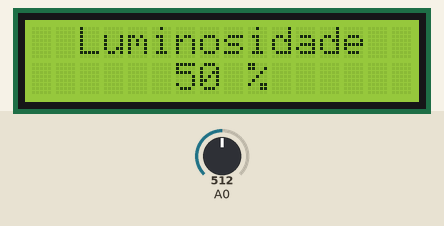
Simulated run of this sketch. Board: Arduino Uno, built with avr-gcc and run on an emulated ATmega328P. Parts: 16×2 character LCD. The inputs (shaded band) are chosen by the test bench; at power-on: A0 = 512.

Above: at 1.2 s.
1.3 s: A0 set to 716
At 2.4 s:
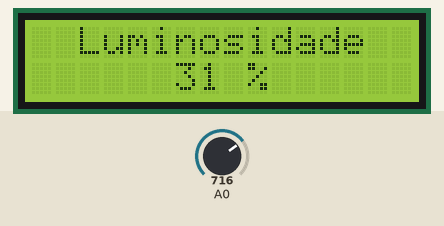
3.0 s: A0 set to 900
At 3.8 s:
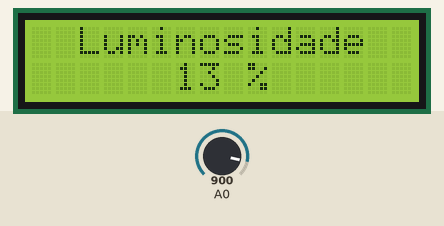
4.6 s: A0 set to 1023
At 5.2 s:
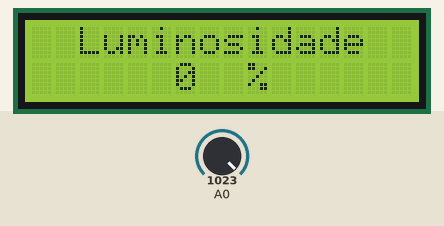
Timing chart, 0 to 7.6 s (numbered marks = the images above; inputs shaded):
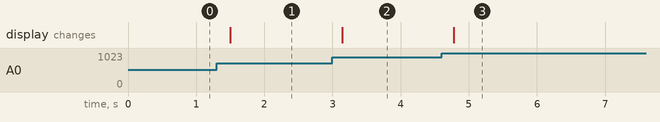

The sketch:

Sensor_de_luminosidade_com_lcd.ino
```cpp
#include <LiquidCrystal.h>

LiquidCrystal lcd(8,9,10,11,12,13);

int val=0;

void setup()
{
  lcd.begin(16,2);
}

void loop()
{

  val=analogRead(A0);
  val=map(val,0,1023,100,0);

  lcd.clear();
  lcd.setCursor(2,0);
  lcd.print("Luminosidade");
  lcd.setCursor(6,1);
  lcd.print(val);
  lcd.setCursor(9,1);
  lcd.print("%");
  delay(200);
}
```

Measured:
- after the input at 1.3 s, the display: changes after 0.20 s (image 1)
- after the input at 3.0 s, the display: changes after 0.14 s (image 2)
- after the input at 4.6 s, the display: changes after 0.18 s (image 3)
